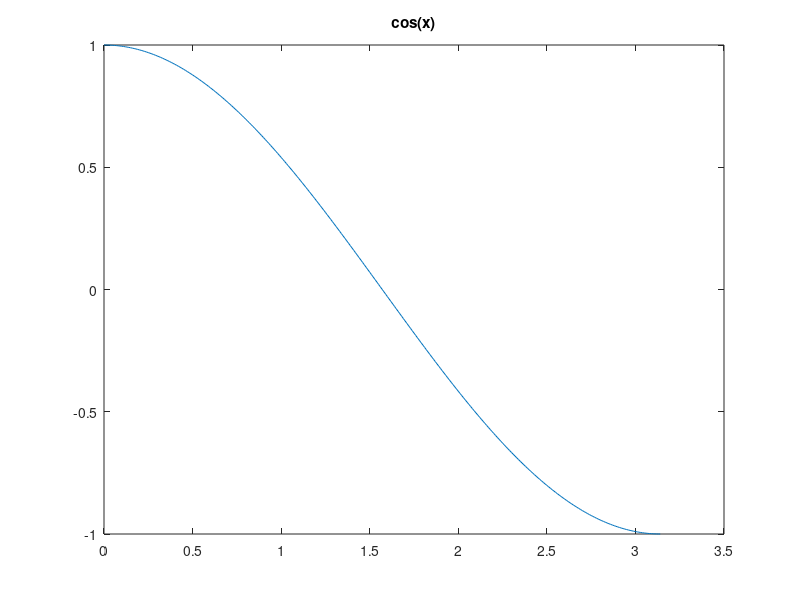

The MATLAB source for this figure:
clear;
clc;
close all;

a = 1; %This can change depending on situation.h = 0.01;
h = 0.01;
x = [0:h:pi]; 
y = cos(x);
plot(x,y); 
title('cos(x)');

ui = 1;

% Implicit
for i = 1:length(x) 
u1 = ui + h*cos(i);


end

for i = 1+h:h:pi
% explicit
u_np1 = ui + h*cos(i);
end

fprintf('Implicit: %d \n', u1)
fprintf('Explicit: %d', u_np1)
